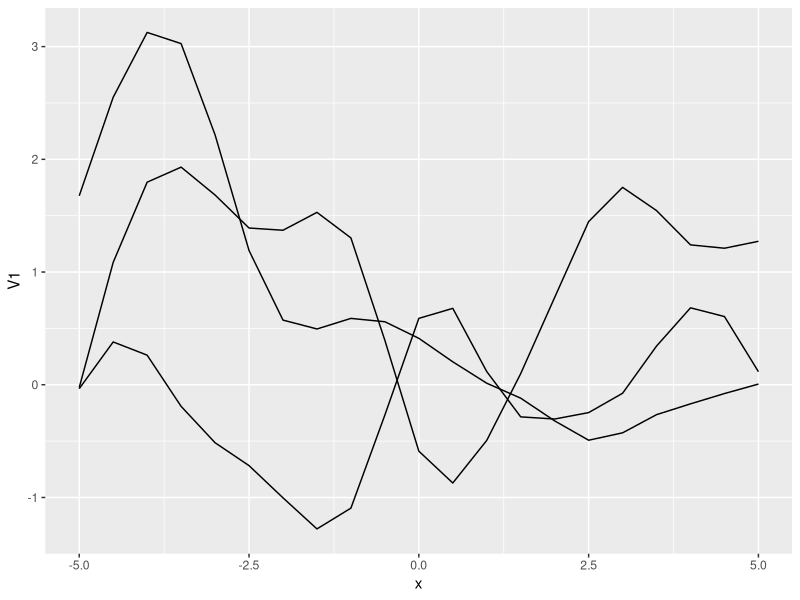
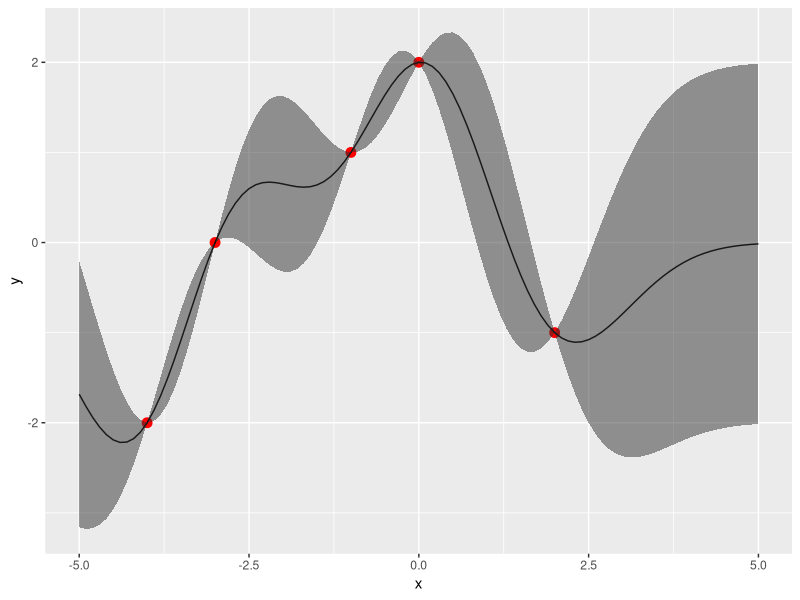
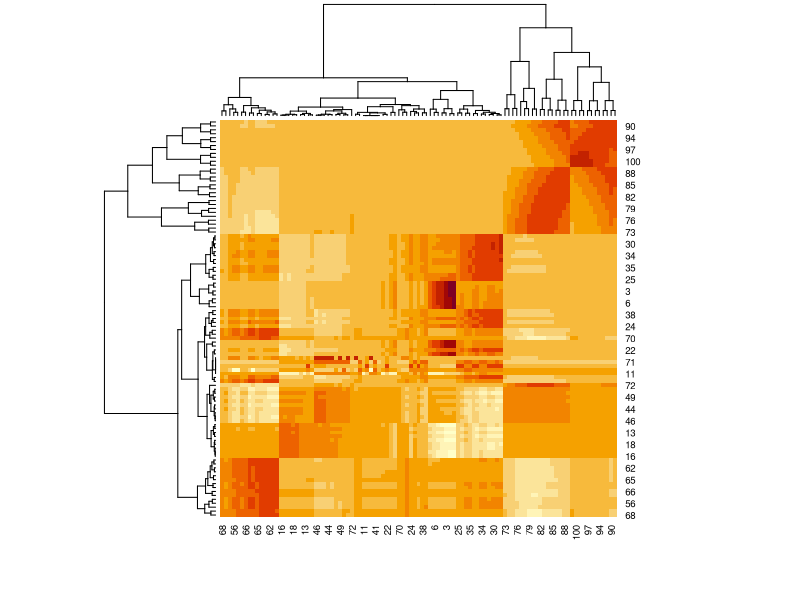
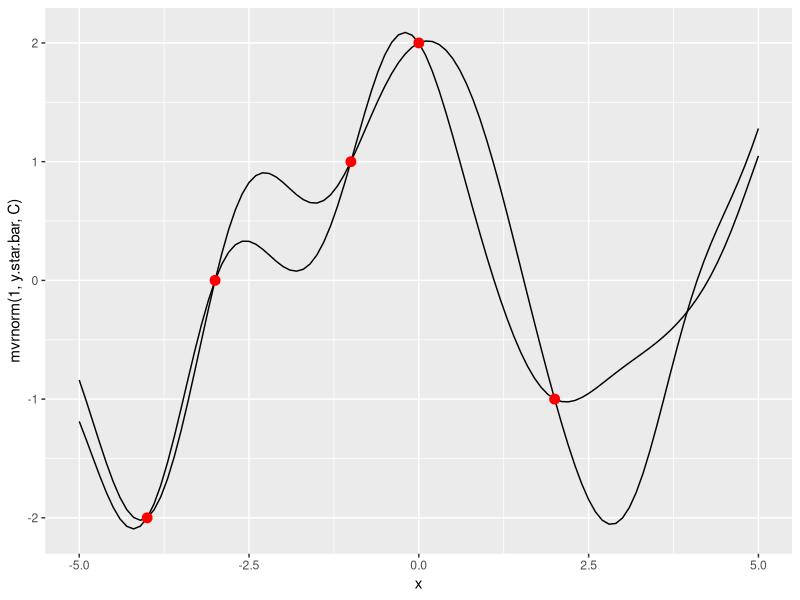

Recreate these plots in R, in order.
## ---- chunk 1
require(knitr)
require(MASS)
require(data.table)
require(ggplot2)
## ---- chunk 2
x <- seq(-5,5,0.5)

sim.number <- 5


squared.exp <- function(x,y,l=1) {
  exp(-0.5* (norm(x-y, type="2")/l)^2)
}

Sigma <- function(x1, x2, l=1) {
  n1 <- length(x1)
  n2 <- length(x2)
  S <- matrix(rep(0, n1*n2), nrow=n1)
  for (i in 1:n1) {
    for (j in 1:n2) {
      S[i,j] <- squared.exp(x1[i],x2[j],l)
    }
  }
  S
}

S <- Sigma(x,x)
sims <- data.table(x=x)
gens <- mvrnorm(sim.number, rep(0, length(x)), S)
sims <- cbind(sims, t(gens))
ggplot(sims,aes(x)) + geom_line(aes(y=V1)) +
    geom_line(aes(y=V2)) +
        geom_line(aes(y=V3)) 
## ---- chunk 3
x <- c(-4,-3,-1,0,2)
y <- c(-2,0, 1, 2, -1)

input <- data.table(x=x, y=y)

x.star <- seq(-5,5,0.1)
K <- Sigma(x,x)
K.star2 <- Sigma(x.star, x.star)
K.star <- Sigma(x.star, x)


y.star.bar <- K.star %*% solve(K) %*% y
C <- K.star2 - K.star %*% solve(K) %*% t(K.star)
y.star.bar


d <- c()
for (i in 1:dim(C)[1]) { d <- c(d,C[i,i]) }

ggplot() + geom_point(aes(x,y), size=3, colour="red") +
    geom_line(aes(x.star, y.star.bar)) +
        geom_ribbon(aes(x.star, ymax=y.star.bar+2*sqrt(abs(d)),
                        ymin=y.star.bar-2*sqrt(abs(d))), alpha=0.5) 

heatmap(C)
norm(Sigma(y.star.bar, y.star.bar) - C)/norm(C)

y.sim=mvrnorm(1, y.star.bar, C)
sims <- data.table(x=x.star, y=y.sim)

ggplot(sims, aes(x)) + geom_line(aes(y=mvrnorm(1, y.star.bar, C)))+
    geom_line(aes(y=mvrnorm(1, y.star.bar, C))) +
        geom_point(data=input, aes(x,y), size=3, colour="red")


d <- c()
for (i in 1:dim(C)[1]) { d <- c(d,C[i,i]) }
d
